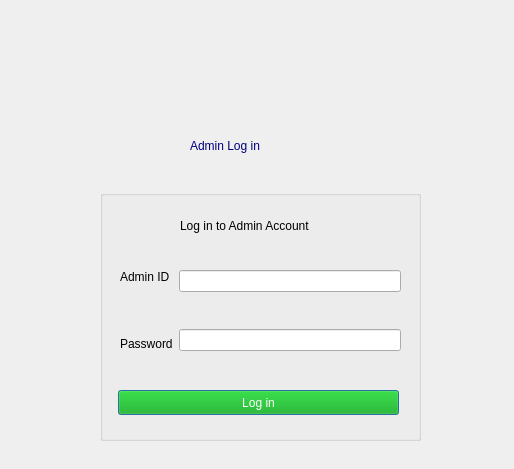
<?xml version="1.0" encoding="UTF-8"?>
<ui version="4.0">
 <class>AdminLogin</class>
 <widget class="QDialog" name="AdminLogin">
  <property name="geometry">
   <rect>
    <x>0</x>
    <y>0</y>
    <width>514</width>
    <height>469</height>
   </rect>
  </property>
  <property name="windowTitle">
   <string>Dialog</string>
  </property>
  <widget class="QLabel" name="label">
   <property name="geometry">
    <rect>
     <x>190</x>
     <y>130</y>
     <width>121</width>
     <height>31</height>
    </rect>
   </property>
   <property name="styleSheet">
    <string notr="true">color: rgb(0, 0, 127);
font: 87 11pt &quot;Arial Black&quot;;</string>
   </property>
   <property name="text">
    <string>Admin Log in</string>
   </property>
  </widget>
  <widget class="QLabel" name="label_image1">
   <property name="geometry">
    <rect>
     <x>250</x>
     <y>120</y>
     <width>151</width>
     <height>61</height>
    </rect>
   </property>
   <property name="text">
    <string/>
   </property>
  </widget>
  <widget class="QGroupBox" name="groupBox">
   <property name="geometry">
    <rect>
     <x>100</x>
     <y>190</y>
     <width>321</width>
     <height>251</height>
    </rect>
   </property>
   <property name="title">
    <string/>
   </property>
   <widget class="QLabel" name="label_2">
    <property name="geometry">
     <rect>
      <x>80</x>
      <y>20</y>
      <width>171</width>
      <height>31</height>
     </rect>
    </property>
    <property name="styleSheet">
     <string notr="true">font: 87 9pt &quot;Arial Black&quot;;</string>
    </property>
    <property name="text">
     <string>Log in to Admin Account</string>
    </property>
   </widget>
   <widget class="QPushButton" name="pushButton">
    <property name="geometry">
     <rect>
      <x>18</x>
      <y>200</y>
      <width>281</width>
      <height>25</height>
     </rect>
    </property>
    <property name="styleSheet">
     <string notr="true">color: rgb(255, 255, 255);
background-color: rgb(0, 170, 0);
font: 87 9pt &quot;Arial Black&quot;;</string>
    </property>
    <property name="text">
     <string>Log in</string>
    </property>
   </widget>
   <widget class="QWidget" name="layoutWidget">
    <property name="geometry">
     <rect>
      <x>20</x>
      <y>80</y>
      <width>281</width>
      <height>81</height>
     </rect>
    </property>
    <layout class="QHBoxLayout" name="horizontalLayout">
     <item>
      <layout class="QVBoxLayout" name="verticalLayout">
       <item>
        <widget class="QLabel" name="label_3">
         <property name="text">
          <string>Admin ID</string>
         </property>
        </widget>
       </item>
       <item>
        <spacer name="verticalSpacer">
         <property name="orientation">
          <enum>Qt::Vertical</enum>
         </property>
         <property name="sizeHint" stdset="0">
          <size>
           <width>20</width>
           <height>40</height>
          </size>
         </property>
        </spacer>
       </item>
       <item>
        <widget class="QLabel" name="label_4">
         <property name="text">
          <string>Password</string>
         </property>
        </widget>
       </item>
      </layout>
     </item>
     <item>
      <layout class="QVBoxLayout" name="verticalLayout_2">
       <item>
        <widget class="QLineEdit" name="lineEdit"/>
       </item>
       <item>
        <spacer name="verticalSpacer_2">
         <property name="orientation">
          <enum>Qt::Vertical</enum>
         </property>
         <property name="sizeHint" stdset="0">
          <size>
           <width>20</width>
           <height>40</height>
          </size>
         </property>
        </spacer>
       </item>
       <item>
        <widget class="QLineEdit" name="lineEdit_2"/>
       </item>
      </layout>
     </item>
    </layout>
   </widget>
  </widget>
  <widget class="QWidget" name="logo" native="true">
   <property name="geometry">
    <rect>
     <x>10</x>
     <y>0</y>
     <width>501</width>
     <height>61</height>
    </rect>
   </property>
   <property name="styleSheet">
    <string notr="true">#logo {

border-image:url(:/images/logo.png)
}</string>
   </property>
  </widget>
 </widget>
 <resources/>
 <connections/>
</ui>
